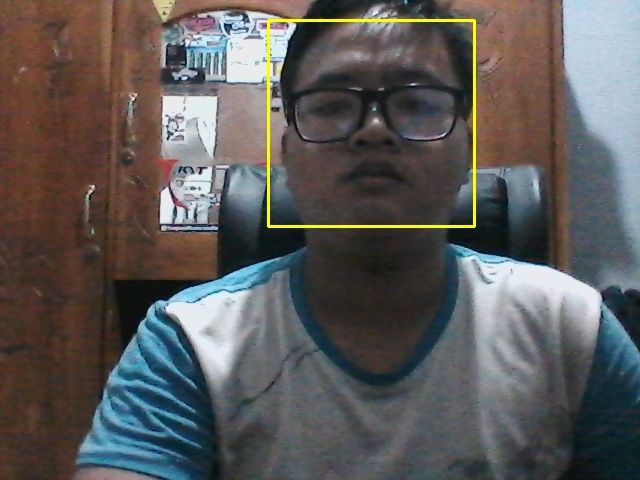
#> input picture datawajah/wajah.0.10.jpg, 640 x 480 px; its folder holds 4 pictures in this run
$ python LatihWajah.py
#> lines starting #> are read from the running program, lines starting #| are printed output that depends on the picture
import cv2, os, numpy as np
from PIL import Image

wajahDir = 'datawajah'
latihDir = 'latihwajah'
def getImageLabel(path):
#> called with path = 'datawajah'
    imagePaths = [os.path.join(path, f) for f in os.listdir(path)]
    faceSamples = []
    faceIDs = []
    for imagePath in imagePaths:
        PILimg = Image.open(imagePath).convert('L')  #convert ke dalam grey
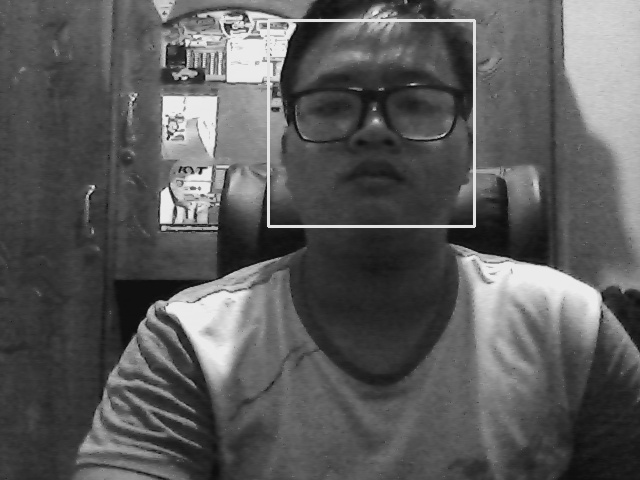
#> PILimg: PIL image 640x480 L; min 9, max 241, mean 90.6
        imgNum = np.array(PILimg,'uint8')
        faceID = int(os.path.split(imagePath)[-1].split(".")[1])
        faces = faceDetector.detectMultiScale(imgNum)
#> faces = [[280, 32, 185, 185]]
        for (x, y, w, h) in faces:
            faceSamples.append(imgNum[y:y+h,x:x+w])
            faceIDs.append(faceID)
#> this loop made 1 pass
#> after the loop, faceIDs = [0]; faceSamples = 1 item
#> pass 2 of the loop in getImageLabel, `for imagePath in imagePaths:`:
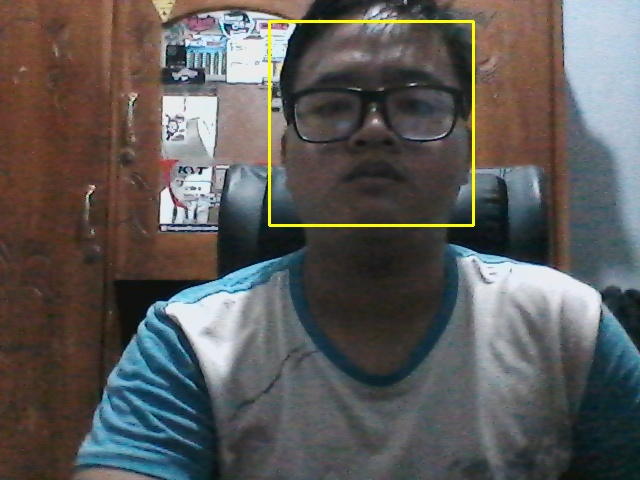
#> input picture datawajah/wajah.0.11.jpg, 640 x 480 px
#> in getImageLabel, `PILimg = Image.open(imagePath).convert('L')`:
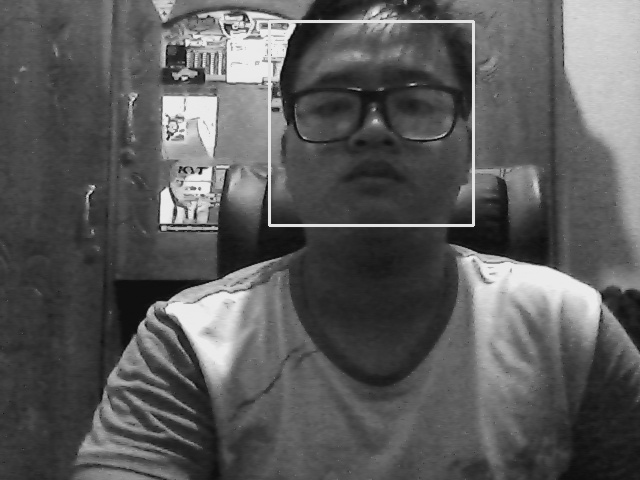
#> PILimg: PIL image 640x480 L; min 11, max 242, mean 90.5
#> faces = [[284, 36, 175, 175]]
#> the loop in getImageLabel, `for (x, y, w, h) in faces:` made 1 pass
#> after the loop in getImageLabel, `for (x, y, w, h) in faces:`: faceIDs = [0, 0]; faceSamples = 2 items
#> pass 3 of the loop in getImageLabel, `for imagePath in imagePaths:`:
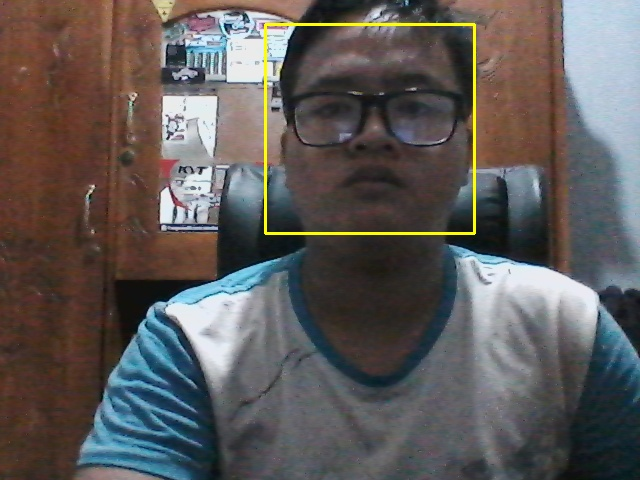
#> input picture datawajah/wajah.0.15.jpg, 640 x 480 px
#> in getImageLabel, `PILimg = Image.open(imagePath).convert('L')`:
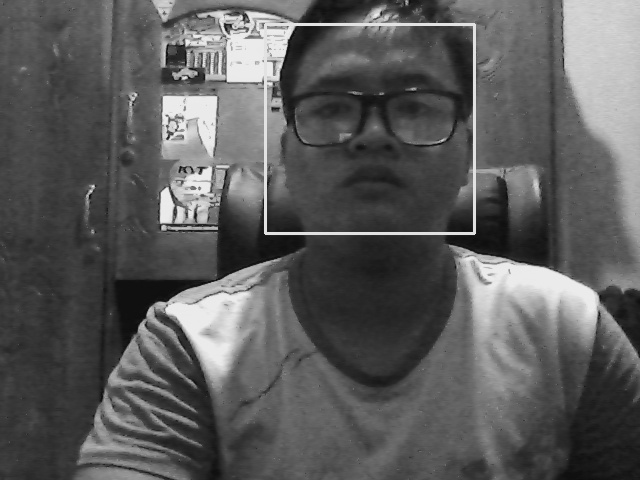
#> PILimg: PIL image 640x480 L; min 10, max 241, mean 91.4
#> faces = [[272, 28, 197, 197]]
#> the loop in getImageLabel, `for (x, y, w, h) in faces:` made 1 pass
#> after the loop in getImageLabel, `for (x, y, w, h) in faces:`: faceIDs = [0, 0, 0]; faceSamples = 3 items
#> the loop made 4 passes; the first 3 are shown
    return faceSamples,faceIDs

faceRecognizer = cv2.face.LBPHFaceRecognizer_create()
faceDetector = cv2.CascadeClassifier('haarcascade_frontalface_default.xml')

print("Mesin sedang melakukan training data wajah. Tunggu beberapa detik.")
faces,IDs = getImageLabel(wajahDir)
print("data wajah: ", len(faces))
print("IDs : ", IDs)
faceRecognizer.train(faces,np.array(IDs))
#simpan
#> (the run stopped early here; a loop or call above may not have finished)
